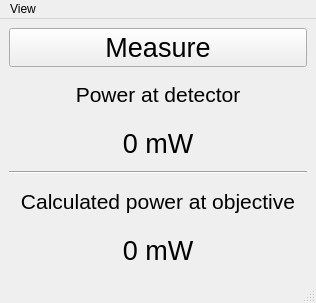
<?xml version="1.0" encoding="UTF-8"?>
<ui version="4.0">
 <class>MainWindow</class>
 <widget class="QMainWindow" name="MainWindow">
  <property name="geometry">
   <rect>
    <x>0</x>
    <y>0</y>
    <width>316</width>
    <height>303</height>
   </rect>
  </property>
  <property name="windowTitle">
   <string>qudi-hira: Powermeter</string>
  </property>
  <widget class="QWidget" name="centralwidget">
   <layout class="QVBoxLayout" name="verticalLayout">
    <item>
     <widget class="QPushButton" name="powerMeasureButton">
      <property name="font">
       <font>
        <pointsize>20</pointsize>
       </font>
      </property>
      <property name="text">
       <string>Measure</string>
      </property>
     </widget>
    </item>
    <item>
     <widget class="QLabel" name="label_2">
      <property name="font">
       <font>
        <pointsize>16</pointsize>
       </font>
      </property>
      <property name="text">
       <string>Power at detector</string>
      </property>
      <property name="alignment">
       <set>Qt::AlignCenter</set>
      </property>
     </widget>
    </item>
    <item>
     <widget class="QLabel" name="powerValue">
      <property name="font">
       <font>
        <pointsize>20</pointsize>
       </font>
      </property>
      <property name="text">
       <string>0 mW</string>
      </property>
      <property name="alignment">
       <set>Qt::AlignCenter</set>
      </property>
     </widget>
    </item>
    <item>
     <widget class="Line" name="line">
      <property name="orientation">
       <enum>Qt::Horizontal</enum>
      </property>
     </widget>
    </item>
    <item>
     <widget class="QLabel" name="label">
      <property name="font">
       <font>
        <pointsize>16</pointsize>
       </font>
      </property>
      <property name="text">
       <string>Calculated power at objective</string>
      </property>
      <property name="alignment">
       <set>Qt::AlignCenter</set>
      </property>
     </widget>
    </item>
    <item>
     <widget class="QLabel" name="calibratedPowerValue">
      <property name="font">
       <font>
        <pointsize>20</pointsize>
       </font>
      </property>
      <property name="text">
       <string>0 mW</string>
      </property>
      <property name="alignment">
       <set>Qt::AlignCenter</set>
      </property>
     </widget>
    </item>
   </layout>
  </widget>
  <widget class="QMenuBar" name="menubar">
   <property name="geometry">
    <rect>
     <x>0</x>
     <y>0</y>
     <width>316</width>
     <height>21</height>
    </rect>
   </property>
   <widget class="QMenu" name="menuView">
    <property name="title">
     <string>View</string>
    </property>
    <addaction name="actionClose"/>
   </widget>
   <addaction name="menuView"/>
  </widget>
  <widget class="QStatusBar" name="statusbar"/>
  <action name="actionClose">
   <property name="checkable">
    <bool>false</bool>
   </property>
   <property name="icon">
    <iconset>
     <normaloff>../../artwork/icons/oxygen/22x22/application-exit.png</normaloff>../../artwork/icons/oxygen/22x22/application-exit.png</iconset>
   </property>
   <property name="text">
    <string>Close</string>
   </property>
  </action>
 </widget>
 <resources/>
 <connections>
  <connection>
   <sender>actionClose</sender>
   <signal>triggered()</signal>
   <receiver>MainWindow</receiver>
   <slot>close()</slot>
   <hints>
    <hint type="sourcelabel">
     <x>-1</x>
     <y>-1</y>
    </hint>
    <hint type="destinationlabel">
     <x>157</x>
     <y>151</y>
    </hint>
   </hints>
  </connection>
 </connections>
</ui>
